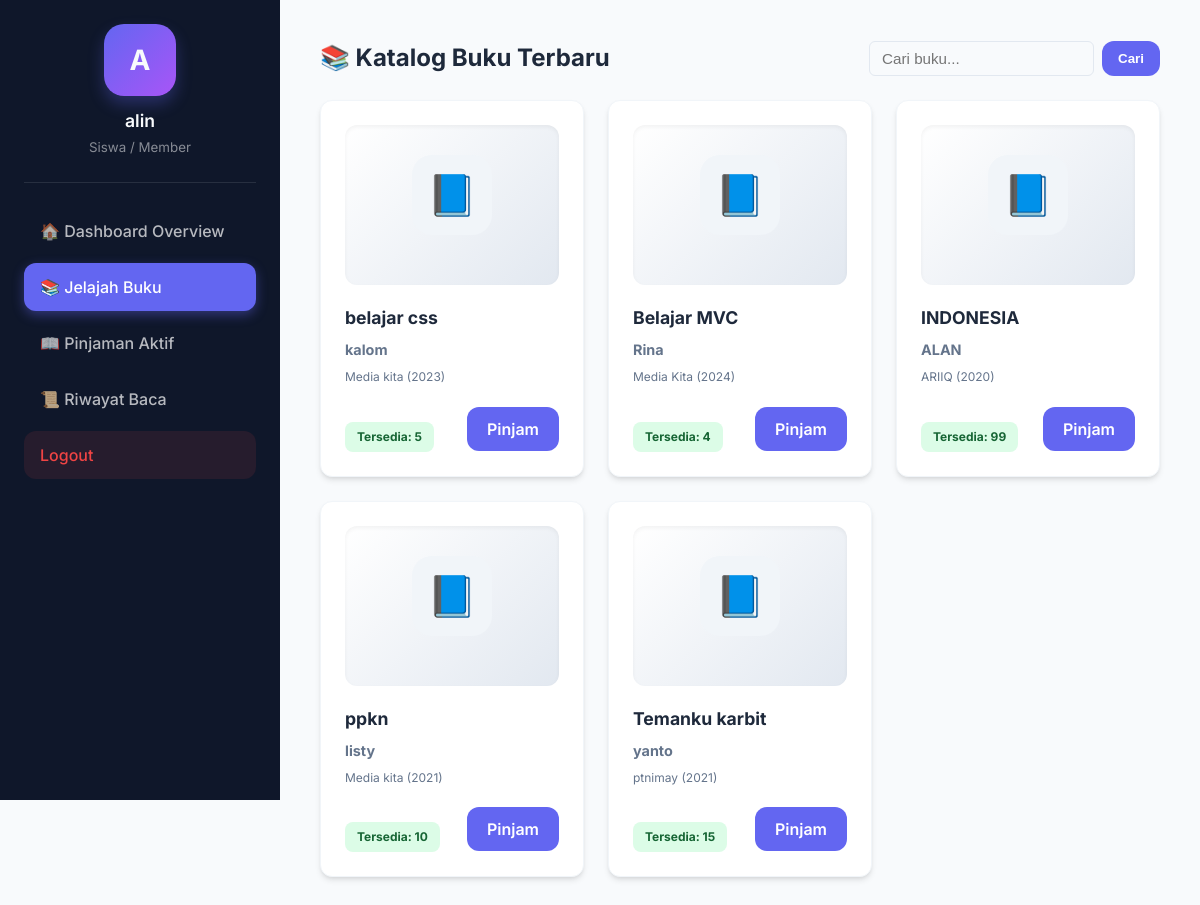
The app's page /index.php?url=siswa/jelajah (signed in) with its own data.
### tables this page shows
CREATE TABLE `tb_buku` (
  `id_buku` int NOT NULL,
  `judul_buku` varchar(100) NOT NULL,
  `pengarang` varchar(100) NOT NULL,
  `penerbit` varchar(100) NOT NULL,
  `tahun_terbit` year DEFAULT NULL,
  `stok` int DEFAULT NULL,
  `status_tampil` enum('Ya','Tidak') NOT NULL DEFAULT 'Ya'
);

### app/controllers/SiswaController.php (called while the page is built, shortened)
<?php
require_once __DIR__ . '/../models/BukuModel.php';
class SiswaController {
    public function jelajah() {
        global $conn;
        $bukuModel = new BukuModel($conn);
        $keyword = isset($_GET['search']) ? trim($_GET['search']) : '';
        $data_buku = $bukuModel->getAllBuku($keyword);
        require_once __DIR__ . '/../views/siswa/jelajah.php';
    }
}

### app/models/BukuModel.php (called while the page is built, shortened)
<?php
class BukuModel {
    private $db;
    public function __construct($pdo) {
        $this->db = $pdo;
    }
    public function getAllBuku($keyword = '') {
        $sql = "SELECT * FROM tb_buku WHERE status_tampil = 'Ya'";
        $params = [];
        $sql .= " ORDER BY judul_buku ASC";
        $stmt = $this->db->prepare($sql);
        $stmt->execute($params);
        return $stmt->fetchAll(PDO::FETCH_ASSOC);
    }
}

### app/views/siswa/jelajah.php (the view, shortened to what this page needs)
<!DOCTYPE html>
<html lang="id">
<head>
    <link rel="stylesheet" href="<?= BASEURL ?>/css/style.css">
</head>
<body>
    <div class="dashboard-container">
        <div class="sidebar">
            <div class="profile-section">
                <div class="avatar"><?= strtoupper(substr($_SESSION['user']['nama'], 0, 1)) ?></div>
                <h3><?= $_SESSION['user']['nama'] ?></h3>
                <small>Siswa / Member</small>
            </div>
            <nav>
                <a href="index.php?url=siswa/dashboard" class="nav-link">
                    <span>🏠 Dashboard Overview</span>
                </a>
                <a href="index.php?url=siswa/jelajah" class="nav-link active">
                    <span>📚 Jelajah Buku</span>
                </a>
                <a href="index.php?url=siswa/pinjaman" class="nav-link">
                    <span>📖 Pinjaman Aktif</span>
                </a>
                <a href="index.php?url=siswa/riwayat" class="nav-link">
                    <span>📜 Riwayat Baca</span>
                </a>
                <a href="index.php?url=auth/logout" class="nav-link logout-btn" onclick="return confirm('Apakah Anda yakin ingin keluar?')">
                    <span>Logout</span>
                </a>
            </nav>
        </div>
        <div class="main-content">
            <div style="display: flex; justify-content: space-between; align-items: center; margin-bottom: 24px;">
                <div class="section-title" style="margin-bottom: 0;">
                    <h2>📚 Katalog Buku Terbaru</h2>
                </div>
                <form method="GET" action="index.php" style="display: flex; gap: 8px;">
                    <input type="text" name="search" placeholder="Cari buku..." value="<?= isset($_GET['search']) ? htmlspecialchars($_GET['search']) : '' ?>" style="padding: 8px 12px; border: 1px solid #e2e8f0; border-radius: 6px;">
                    <button type="submit" class="btn btn-primary" style="padding: 8px 16px;">Cari</button>
                </form>
            </div>
            <div class="book-grid">
                <?php if (empty($data_buku)): ?>
                    <div class="card" style="grid-column: 1/-1; text-align: center;">
                        <p>Maaf, koleksi buku belum tersedia saat ini.</p>
                    </div>
                <?php else: foreach ($data_buku as $buku): ?>
                    <?php
                        $isAvailable = $buku['stok'] > 0;
                    ?>
                    <div class="book-card <?= $isAvailable ? 'available' : 'unavailable' ?>">
                        <div class="book-cover">
                            <span class="book-icon" style="font-size: 40px;">📘</span>
                        </div>
                        <h4><?= $buku['judul_buku']; ?></h4>
                        <p><strong><?= $buku['pengarang']; ?></strong></p>
                        <p><small style="color: var(--text-muted)"><?= $buku['penerbit']; ?> (<?= $buku['tahun_terbit']; ?>)</small></p>
                        <div style="margin-top: 15px; display: flex; justify-content: space-between; align-items: center;">
                            <span class="status-label <?= $isAvailable ? 'tersedia' : 'dipinjam' ?>">
                                <?= $isAvailable ? 'Tersedia: ' . $buku['stok'] : 'Stok Habis' ?>
                            </span>
                            <?php if($isAvailable): ?>
                                <a href="index.php?url=peminjaman/requestPinjam&id=<?= $buku['id_buku'] ?>" class="btn btn-primary btn-sm">Pinjam</a>
                            <?php endif; ?>
                        </div>
                    </div>
                <?php endforeach; endif; ?>
            </div>
        </div>
    </div>
</body>
</html>

### public/css/style.css (style rules this page uses)
:root { --primary: #6366f1; --primary-hover: #4f46e5; --secondary: #64748b; --success: #10b981; --warning: #f59e0b; --danger: #ef4444; --background: #f8fafc; --surface: #ffffff; --text-main: #1e293b; --text-muted: #64748b; --sidebar-bg: #0f172a; --sidebar-text: #f8fafc; --glass: rgba(255, 255, 255, 0.7); --glass-border: rgba(255, 255, 255, 0.3); --shadow-sm: 0 1px 2px 0 rgb(0 0 0 / 0.05); --shadow: 0 4px 6px -1px rgb(0 0 0 / 0.1), 0 2px 4px -2px rgb(0 0 0 / 0.1); --shadow-lg: 0 10px 15px -3px rgb(0 0 0 / 0.1), 0 4px 6px -4px rgb(0 0 0 / 0.1); --radius: 12px; }
* { margin: 0; padding: 0; box-sizing: border-box; }
body { font-family: 'Inter', 'Segoe UI', system-ui, -apple-system, sans-serif; background-color: var(--background); color: var(--text-main); line-height: 1.5; -webkit-font-smoothing: antialiased; }
.dashboard-container { display: flex; min-height: 100vh; }
.sidebar { width: 280px; background-color: var(--sidebar-bg); color: var(--sidebar-text); padding: 24px; display: flex; flex-direction: column; position: fixed; height: 100vh; z-index: 50; transition: width 0.3s ease; }
.profile-section { text-align: center; padding-bottom: 24px; border-bottom: 1px solid rgba(255, 255, 255, 0.1); margin-bottom: 24px; }
.avatar { width: 72px; height: 72px; background: linear-gradient(135deg, var(--primary), #a855f7); border-radius: 20px; margin: 0 auto 12px; display: flex; align-items: center; justify-content: center; font-size: 28px; font-weight: 700; box-shadow: 0 8px 16px rgba(99, 102, 241, 0.3); }
.profile-section h3 { font-size: 1.1rem; font-weight: 600; }
.profile-section small { color: rgba(255, 255, 255, 0.5); }
.nav-link { display: flex; align-items: center; padding: 12px 16px; color: rgba(255, 255, 255, 0.7); text-decoration: none; border-radius: var(--radius); margin-bottom: 8px; transition: all 0.2s cubic-bezier(0.4, 0, 0.2, 1); cursor: pointer; font-weight: 500; }
.nav-link.active { background-color: var(--primary); color: white; box-shadow: 0 4px 12px rgba(99, 102, 241, 0.4); }
.logout-btn { margin-top: auto; background-color: rgba(239, 68, 68, 0.1); color: #ef4444; }
.main-content { flex: 1; margin-left: 280px; padding: 40px; }
.btn { padding: 10px 20px; background-color: var(--primary); color: white; text-decoration: none; border-radius: var(--radius); font-weight: 600; display: inline-flex; align-items: center; gap: 8px; border: none; cursor: pointer; transition: all 0.2s; }
.btn-primary { background-color: var(--primary); }
.book-grid { display: grid; grid-template-columns: repeat(auto-fill, minmax(260px, 1fr)); gap: 24px; }
.book-card { background: var(--surface); padding: 24px; border-radius: var(--radius); box-shadow: var(--shadow); border: 1px solid #f1f5f9; transition: all 0.3s cubic-bezier(0.4, 0, 0.2, 1); position: relative; display: flex; flex-direction: column; }
.book-icon { font-size: 48px; margin-bottom: 20px; background: #f1f5f9; width: 80px; height: 80px; display: flex; align-items: center; justify-content: center; border-radius: 20px; margin-inline: auto; }
.book-card h4 { font-size: 1.1rem; margin-bottom: 8px; font-weight: 700; }
.book-card p { color: var(--text-muted); font-size: 0.9rem; margin-bottom: 4px; }
.status-label { margin-top: 16px; padding: 6px 12px; border-radius: 8px; font-size: 0.75rem; font-weight: 700; }
.tersedia { background: #dcfce7; color: #166534; }
input, select { width: 100%; padding: 12px 16px; border: 1px solid #e2e8f0; border-radius: 10px; font-size: 0.95rem; transition: all 0.2s; background: #f8fafc; }

### app/views/siswa/jelajah.php (style rules this page uses)
.book-cover { background: linear-gradient(135deg, white, #e2e8f0); border-radius: 12px; padding: 30px; margin-bottom: 20px; display: flex; align-items: center; justify-content: center; box-shadow: inset 0 2px 4px rgba(0,0,0,0.05); }

### records on screen
tb_buku: judul_buku "belajar css", pengarang "kalom", penerbit "Media kita", tahun_terbit "2023", stok "5"
tb_buku: judul_buku "Belajar MVC", pengarang "Rina", penerbit "Media Kita", tahun_terbit "2024", stok "4"
tb_buku: judul_buku "INDONESIA", pengarang "ALAN", penerbit "ARIIQ", tahun_terbit "2020", stok "99"
tb_buku: judul_buku "ppkn", pengarang "listy", penerbit "Media kita", tahun_terbit "2021", stok "10"
tb_buku: judul_buku "Temanku karbit", pengarang "yanto", penerbit "ptnimay", tahun_terbit "2021", stok "15"

### other values on screen
substr($_SESSION['user']['nama'], 0, 1) "A"
$_SESSION['user']['nama'] "alin"
